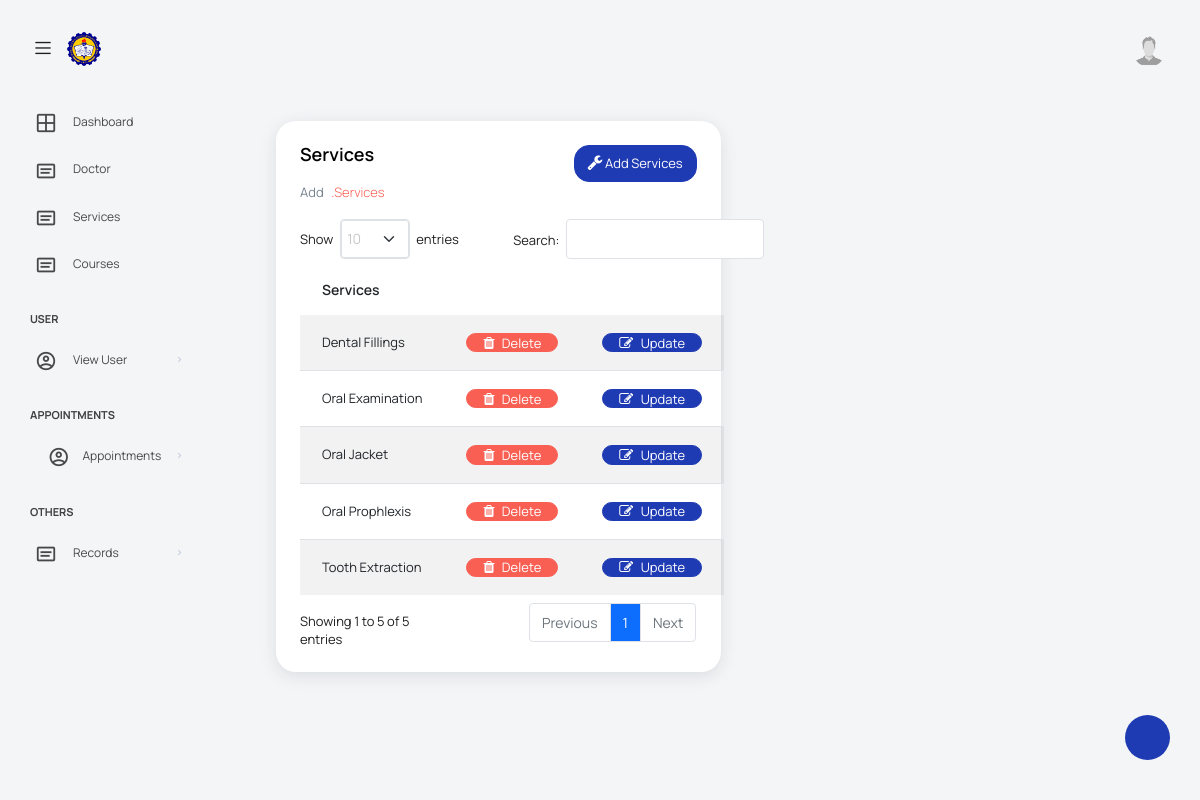
/views/Services.php, run on the app's committed database.
### tables this page shows
CREATE TABLE `services` (
  `Services_ID` int(255) NOT NULL,
  `Services_name` varchar(255) DEFAULT NULL
);

### config/database.php (called while the page is built, shortened)
<?php
$host = "localhost";
$username = "root";
$password = "";
$database = "clinic";
$conn = mysqli_connect($host, $username, $password, $database);
function findAll($table, $orderBy = null)
{
    global $conn;
    $orderByClause = ($orderBy !== null) ? "ORDER BY " . key($orderBy) . " " . current($orderBy) : "";
    $stmt = $conn->prepare("SELECT * FROM $table $orderByClause");
    $stmt->execute();
    $result = $stmt->get_result();
    return $result->fetch_all(MYSQLI_ASSOC);
}

### views/Services.php (the view, shortened to what this page needs)
<?php require_once('assistantHeader.php'); ?>
<div class="col-lg-6 grid-margin stretch-card">
    <div class="card">
        <div class="card-body">
            <div class="d-flex justify-content-between">
                <h4 class="card-title">Services</h4>
                <a data-bs-toggle="modal" data-bs-target="#services" class="btn btn-primary btn-sm"><i class="fa fa-wrench"></i> Add Services</a>
            </div>
            <p class="card-description">
                Add <code>.Services</code>
            </p>
            <div class="row mx-auto mt-3">
                <table class="table table-striped mx-auto" id="tables">
                    <thead>
                        <tr>
                            <th>Services</th>
                            <th></th>
                            <th></th>
                        </tr>
                    </thead>
                    <tbody>
                        <?php $services = findAll('services');
                        foreach ($services as $row) :
                        ?>
                            <tr>
                                <td><?= $row['Services_name'] ?></td>
                                <td><a href="../actions/manageServices.php?delete&services_id=<?= $row['Services_ID'] ?>" class="btn btn-sm btn-danger"><i class="fa fa-trash"></i> Delete</a></td>
                                <td><button class="btn btn-sm btn-primary" data-bs-toggle="modal" data-bs-target="#service<?= $row['Services_ID'] ?>"><i class="fa fa-edit"></i> Update</button></td>
                            </tr>
                        <?php endforeach; ?>
                    </tbody>
                </table>
            </div>
        </div>
    </div>
</div>
<?php require_once('footer.php'); ?>

### public/assets/css/datatable.css (style rules this page uses)
table.dataTable thead>tr>th.sorting,table.dataTable thead>tr>th.sorting_asc,table.dataTable thead>tr>th.sorting_desc,table.dataTable thead>tr>th.sorting_asc_disabled,table.dataTable thead>tr>th.sorting_desc_disabled,table.dataTable thead>tr>td.sorting,table.dataTable thead>tr>td.sorting_asc,table.dataTable thead>tr>td.sorting_desc,table.dataTable thead>tr>td.sorting_asc_disabled,table.dataTable thead>tr>td.sorting_desc_disabled { cursor:pointer;position:relative;padding-right:26px }
table.dataTable thead>tr>th.sorting:before,table.dataTable thead>tr>th.sorting:after,table.dataTable thead>tr>th.sorting_asc:before,table.dataTable thead>tr>th.sorting_asc:after,table.dataTable thead>tr>th.sorting_desc:before,table.dataTable thead>tr>th.sorting_desc:after,table.dataTable thead>tr>th.sorting_asc_disabled:before,table.dataTable thead>tr>th.sorting_asc_disabled:after,table.dataTable thead>tr>th.sorting_desc_disabled:before,table.dataTable thead>tr>th.sorting_desc_disabled:after,table.dataTable thead>tr>td.sorting:before,table.dataTable thead>tr>td.sorting:after,table.dataTable thead>tr>td.sorting_asc:before,table.dataTable thead>tr>td.sorting_asc:after,table.dataTable thead>tr>td.sorting_desc:before,table.dataTable thead>tr>td.sorting_desc:after,table.dataTable thead>tr>td.sorting_asc_disabled:before,table.dataTable thead>tr>td.sorting_asc_disabled:after,table.dataTable thead>tr>td.sorting_desc_disabled:before,table.dataTable thead>tr>td.sorting_desc_disabled:after { position:absolute;display:block;opacity:.125;right:10px;line-height:9px;font-size:.9em }
table.dataTable thead>tr>th.sorting:before,table.dataTable thead>tr>th.sorting_asc:before,table.dataTable thead>tr>th.sorting_desc:before,table.dataTable thead>tr>th.sorting_asc_disabled:before,table.dataTable thead>tr>th.sorting_desc_disabled:before,table.dataTable thead>tr>td.sorting:before,table.dataTable thead>tr>td.sorting_asc:before,table.dataTable thead>tr>td.sorting_desc:before,table.dataTable thead>tr>td.sorting_asc_disabled:before,table.dataTable thead>tr>td.sorting_desc_disabled:before { bottom:50%; content:"▴" }
table.dataTable thead>tr>th.sorting:after,table.dataTable thead>tr>th.sorting_asc:after,table.dataTable thead>tr>th.sorting_desc:after,table.dataTable thead>tr>th.sorting_asc_disabled:after,table.dataTable thead>tr>th.sorting_desc_disabled:after,table.dataTable thead>tr>td.sorting:after,table.dataTable thead>tr>td.sorting_asc:after,table.dataTable thead>tr>td.sorting_desc:after,table.dataTable thead>tr>td.sorting_asc_disabled:after,table.dataTable thead>tr>td.sorting_desc_disabled:after { top:50%;content:"▾" }
table.dataTable thead>tr>th.sorting_asc:before,table.dataTable thead>tr>th.sorting_desc:after,table.dataTable thead>tr>td.sorting_asc:before,table.dataTable thead>tr>td.sorting_desc:after { opacity:.6 }
table.dataTable thead th,table.dataTable thead td,table.dataTable tfoot th,table.dataTable tfoot td { text-align:left }
table.dataTable { clear:both;margin-top:6px !important;margin-bottom:6px !important;max-width:none !important;border-collapse:separate !important;border-spacing:0 }
table.dataTable td,table.dataTable th { -webkit-box-sizing:content-box;box-sizing:content-box }
table.dataTable.table-striped>tbody>tr:nth-of-type(2n+1)>* { box-shadow:none }
table.dataTable>tbody>tr { background-color:transparent }
table.dataTable.table-striped>tbody>tr.odd>* { box-shadow:inset 0 0 0 9999px rgba(0, 0, 0, 0.05) }

### data on the page
services: Services_name "Dental Fillings"
services: Services_name "Tooth Extraction"
services: Services_name "Oral Prophlexis"
services: Services_name "Oral Examination"
services: Services_name "Oral Jacket"
